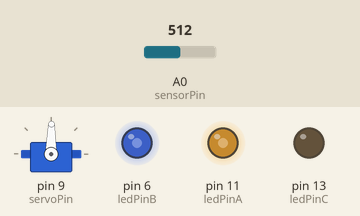
Simulated run of this sketch. Board: Arduino Uno, built with avr-gcc and run on an emulated ATmega328P. On the bench: servo, output pins drawn as LEDs (lit = HIGH). Inputs (shaded band) come from the test bench; at power-on: A0 (sensorPin) = 512.

Above: at 11.2 s.
11.3 s: A0 (sensorPin) set to 716
At 11.7 s:
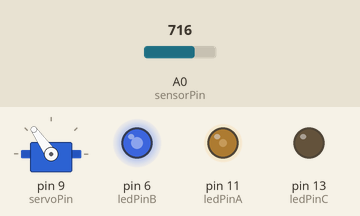
12.8 s: A0 (sensorPin) set to 900
At 13.4 s:
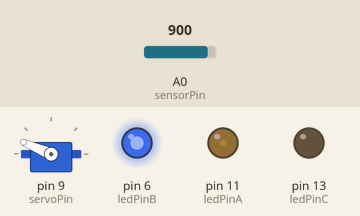
14.3 s: A0 (sensorPin) set to 1023
At 15.5 s:
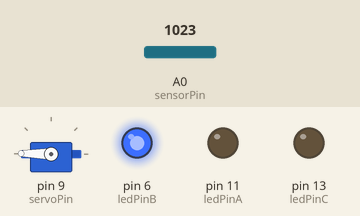
15.8 s: A0 (sensorPin) set to 306
At 16.8 s:
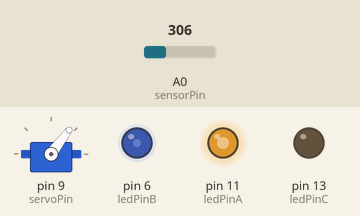
17.3 s: A0 (sensorPin) set to 122
At 17.9 s:
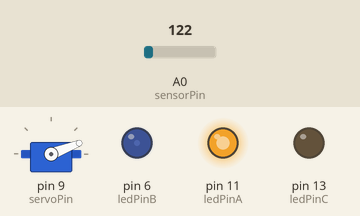
18.8 s: A0 (sensorPin) set to 511
At 20.2 s:
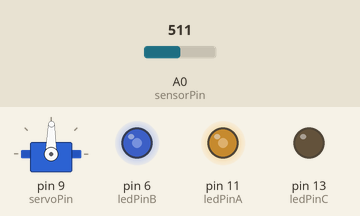
Timing chart, 0 to 21.3 s (numbered marks = the images above; inputs shaded):
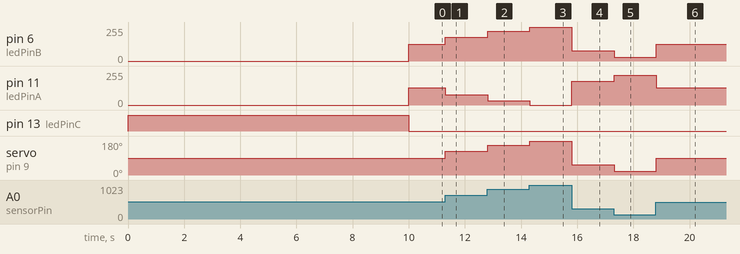

Measured:
- after the input at 11.3 s, pin 6 (ledPinB): 127/255 → 178/255 at once; pin 11 (ledPinA): 128/255 → 77/255 at once; servo on pin 9 (servoPin): 89° → 125° at once
- after the input at 12.8 s, pin 6 (ledPinB): 178/255 → 224/255 at once; pin 11 (ledPinA): 77/255 → 31/255 at once; servo on pin 9 (servoPin): 125° → 157° at once
- after the input at 14.3 s, pin 6 (ledPinB): 224/255 → 255/255 at once; pin 11 (ledPinA): 31/255 → 0/255 at once; servo on pin 9 (servoPin): 157° → 179° at once
- after the input at 15.8 s, pin 6 (ledPinB): 255/255 → 76/255 at once; pin 11 (ledPinA): 0/255 → 179/255 at once; servo on pin 9 (servoPin): 179° → 53° at once
- after the input at 17.3 s, pin 6 (ledPinB): 76/255 → 30/255 at once; pin 11 (ledPinA): 179/255 → 225/255 at once; servo on pin 9 (servoPin): 53° → 21° at once
- after the input at 18.8 s, pin 6 (ledPinB): 30/255 → 127/255 at once; pin 11 (ledPinA): 225/255 → 128/255 at once; servo on pin 9 (servoPin): 21° → 89° at once

The sketch:

control_servo_through_potentiometer.ino
```cpp
// (licence header left out)
// include library for servo.
#include <Servo.h>

Servo myServo; // create servo object to control a servo.

const int servoPin = 9;  // the pin number (PWM) for the servo.
const int sensorPin = 0; // the pin number for the input sensor.

const int ledPinA = 11; // one led (PWM) for left/right position.
const int ledPinB = 6;  // one led (PWM) for left/right position.
const int ledPinC = 13; // calibration status led.

// the following two bounds are important for the sensor calibration.
int sensorMin = 1023;
int sensorMax = 0;

// calibration time in millis.
const int CAL_TIME = 10000;

// default value for servo and leds' devices.
int valServo = 0;
int valLeds = 0;

// startup point entry (runs once).
void setup() {
  // set leds as output.
  pinMode(ledPinA, OUTPUT);
  pinMode(ledPinB, OUTPUT);
  pinMode(ledPinC, OUTPUT);

  // set sensor as input.
  pinMode(sensorPin, INPUT);

  // perform the calibration.
  calibrationPeriod();

  // attach the servo on a pin.
  myServo.attach(servoPin);
}

// loop the main sketch.
void loop() {
  // get the value from the sensor.
  valServo = (valLeds = analogRead(sensorPin));

  // map the value for the leds (PWM).
  valLeds = map(valLeds, 0, 1023, 0, 255);

  // opposite-oriented leds (left/right).
  analogWrite(ledPinA, 255-valLeds);
  analogWrite(ledPinB, valLeds);

  // map the value for the servo.
  valServo = map(valServo, 0, 1023, 0, 179);

  // move the servo.
  myServo.write(valServo);

  // wait some time the servo to move.
  delay(15);
}

// input sensor calibration process.
void calibrationPeriod () {
  // the value that input sensor sends.
  int sensorValue = 0;

  // signal the start of the calibration period.
  digitalWrite(ledPinC, HIGH);

  // calibrate during the some time.
  while (millis() < CAL_TIME) {
    sensorValue = analogRead(sensorPin);

    // record the maximum sensor value.
    if (sensorValue > sensorMax) {
      sensorMax = sensorValue;
    }

    // record the minimum sensor value.
    if (sensorValue < sensorMin) {
      sensorMin = sensorValue;
    }
  }

  // signal the end of the calibration period.
  digitalWrite(ledPinC, LOW);
}
```
